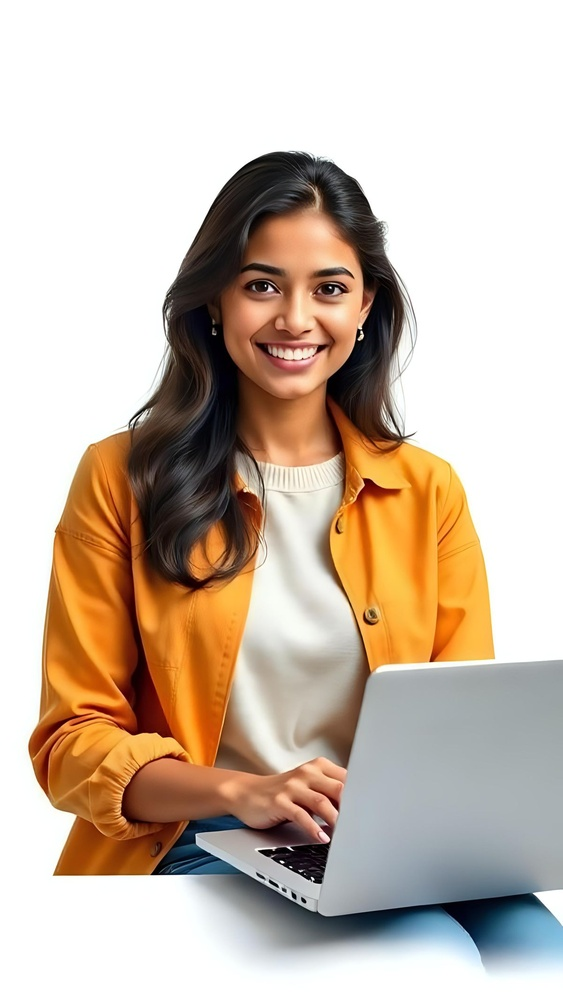
#> input picture reference.jpg, 563 x 1000 px, shrunk from 1200 x 2133 before the run, found by its file name
$ jupyter execute face_detection.ipynb
#> lines starting #> are read from the running program, lines starting #| are printed output that depends on the picture
[cell 1]
# Step 1: Import Libraries
import cv2
import matplotlib.pyplot as plt

[cell 2]
# Step 2: Load Haar Cascade Classifier
face_cascade = cv2.CascadeClassifier(
    cv2.data.haarcascades + "haarcascade_frontalface_default.xml"
)

if face_cascade.empty():
    print("Error loading Haar Cascade!")
else:
    print("Haar Cascade Loaded Successfully")

[cell 3]
# Step 3: Read Image
image_path = "reference.jpg"  #
img = cv2.imread(image_path)
#> img is the input picture: shape (1000, 563, 3); mean B, G, R 171.3, 187, 204.3

if img is None:
    print("Image not found. Check file path.")
else:

    # Step 4: Convert BGR to RGB for Matplotlib
    img_rgb = cv2.cvtColor(img, cv2.COLOR_BGR2RGB)

    # Display Original Image
    plt.figure(figsize=(8,6))
    plt.imshow(img_rgb)
    plt.title("Original Image")
    plt.axis("off")
    plt.show()

    # Step 5: Convert to Grayscale
    gray = cv2.cvtColor(img, cv2.COLOR_BGR2GRAY)
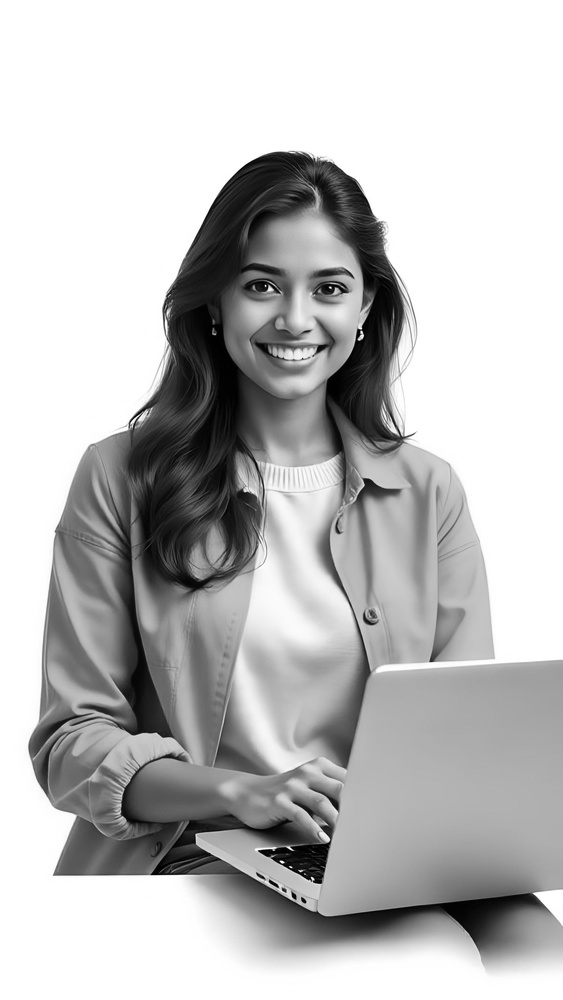
#> gray: shape (1000, 563); min 0, max 255, mean 190.4

    plt.figure(figsize=(8,6))
    plt.imshow(gray, cmap="gray")
    plt.title("Grayscale Image")
    plt.axis("off")
    plt.show()

    # Step 6: Detect Faces
    faces = face_cascade.detectMultiScale(
        gray,
        scaleFactor=1.1,
        minNeighbors=5,
        minSize=(30, 30)
    )
#> faces = [[211, 220, 172, 172]]

    print(f"Faces Detected: {len(faces)}")
#| Faces Detected: 1

    # Step 7: Draw Bounding Boxes
    for (x, y, w, h) in faces:
        cv2.rectangle(
            img_rgb,
            (x, y),
            (x + w, y + h),
            (0, 255, 0),
            3
        )
#> this loop made 1 pass
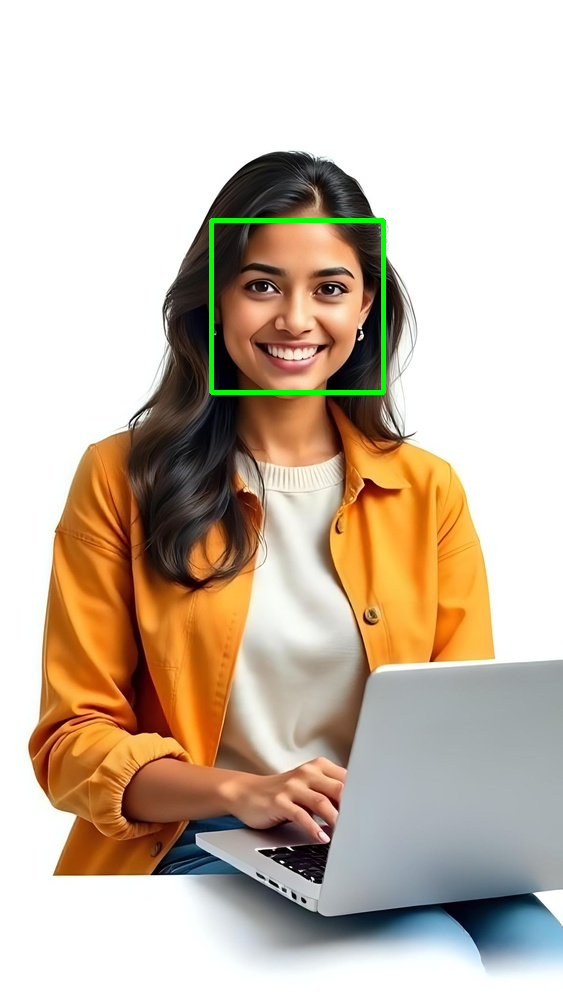
#> img_rgb: shape (1000, 563, 3); mean R, G, B 203.8, 188.2, 171

    # Step 8: Display Result
    plt.figure(figsize=(8,6))
    plt.imshow(img_rgb)
    plt.title("Detected Faces")
    plt.axis("off")
    plt.show()

    # Step 9: Save Output Image
    output = cv2.cvtColor(img_rgb, cv2.COLOR_RGB2BGR)

    cv2.imwrite("face_detection_output.jpg", output)

    print("Output image saved as 'face_detection_output.jpg'")
